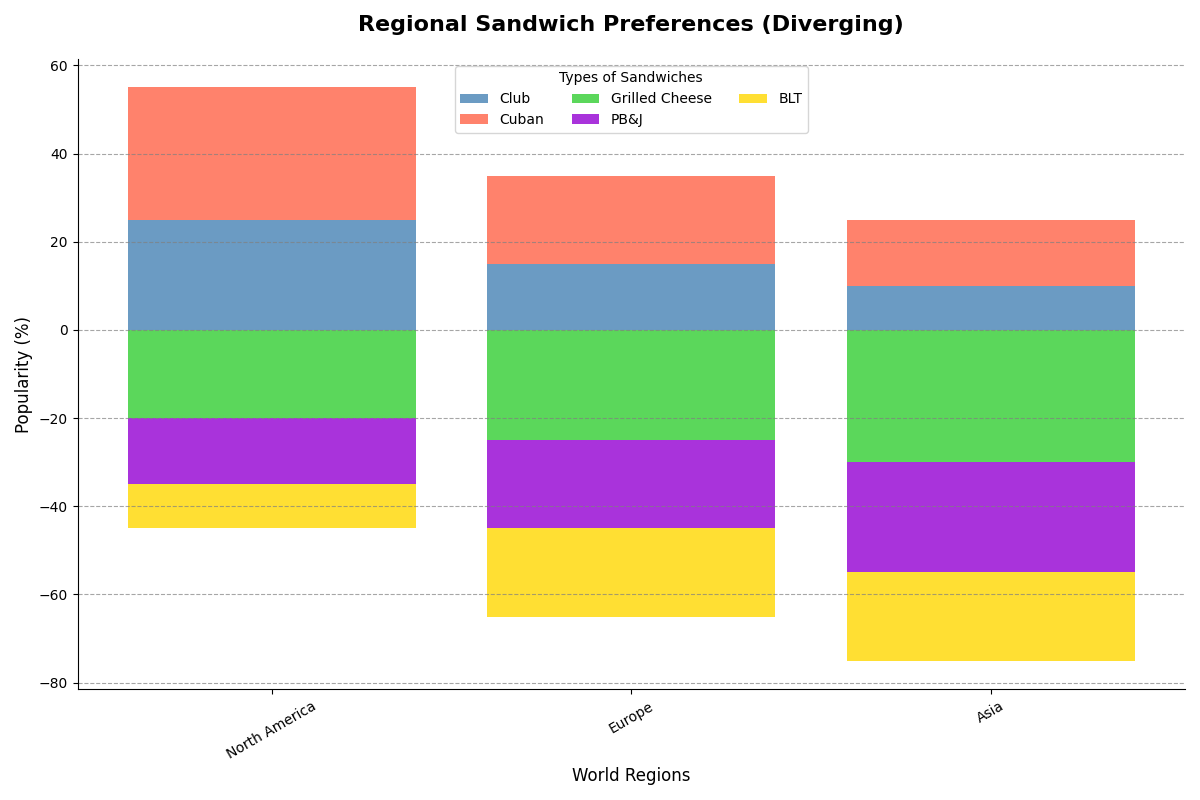

Write the Python code that produced this figure.
import matplotlib.pyplot as plt
import numpy as np

regions = ['North America', 'Europe', 'Asia']
sandwich_types_left = ['Club', 'Cuban']  # Assume these are positive direction
sandwich_types_right = ['Grilled Cheese', 'PB&J', 'BLT']  # Assume these are negative direction

# Separate the popularity into two sets for positive and negative sides
popularity_left = np.array([
    [25, 30],
    [15, 20],
    [10, 15]
])

popularity_right = np.array([
    [20, 15, 10],
    [25, 20, 20],
    [30, 25, 20]
])

colors_left = ['#4682B4', '#FF6347']
colors_right = ['#32CD32', '#9400D3', '#FFD700']

fig, ax = plt.subplots(figsize=(12, 8))

# Plot on the left side of the center
bottom_left = np.zeros(len(regions))

for idx, (sandwich, color) in enumerate(zip(sandwich_types_left, colors_left)):
    ax.bar(regions, popularity_left[:, idx], bottom=bottom_left, color=color, label=sandwich, alpha=0.8)
    bottom_left += popularity_left[:, idx]

# Plot on the right side of the center
bottom_right = np.zeros(len(regions))

for idx, (sandwich, color) in enumerate(zip(sandwich_types_right, colors_right)):
    ax.bar(regions, -popularity_right[:, idx], bottom=-bottom_right, color=color, label=sandwich, alpha=0.8)
    bottom_right += popularity_right[:, idx]

ax.set_title("Regional Sandwich Preferences (Diverging)", fontsize=16, weight='bold', pad=20)
ax.set_ylabel("Popularity (%)", fontsize=12)
ax.set_xlabel("World Regions", fontsize=12)

plt.xticks(rotation=30, ha='center')

ax.legend(title="Types of Sandwiches", loc='upper center', ncol=3)

ax.yaxis.grid(True, linestyle='--', which='both', color='gray', alpha=0.7)
ax.spines['top'].set_visible(False)
ax.spines['right'].set_visible(False)

plt.tight_layout()
plt.show()
